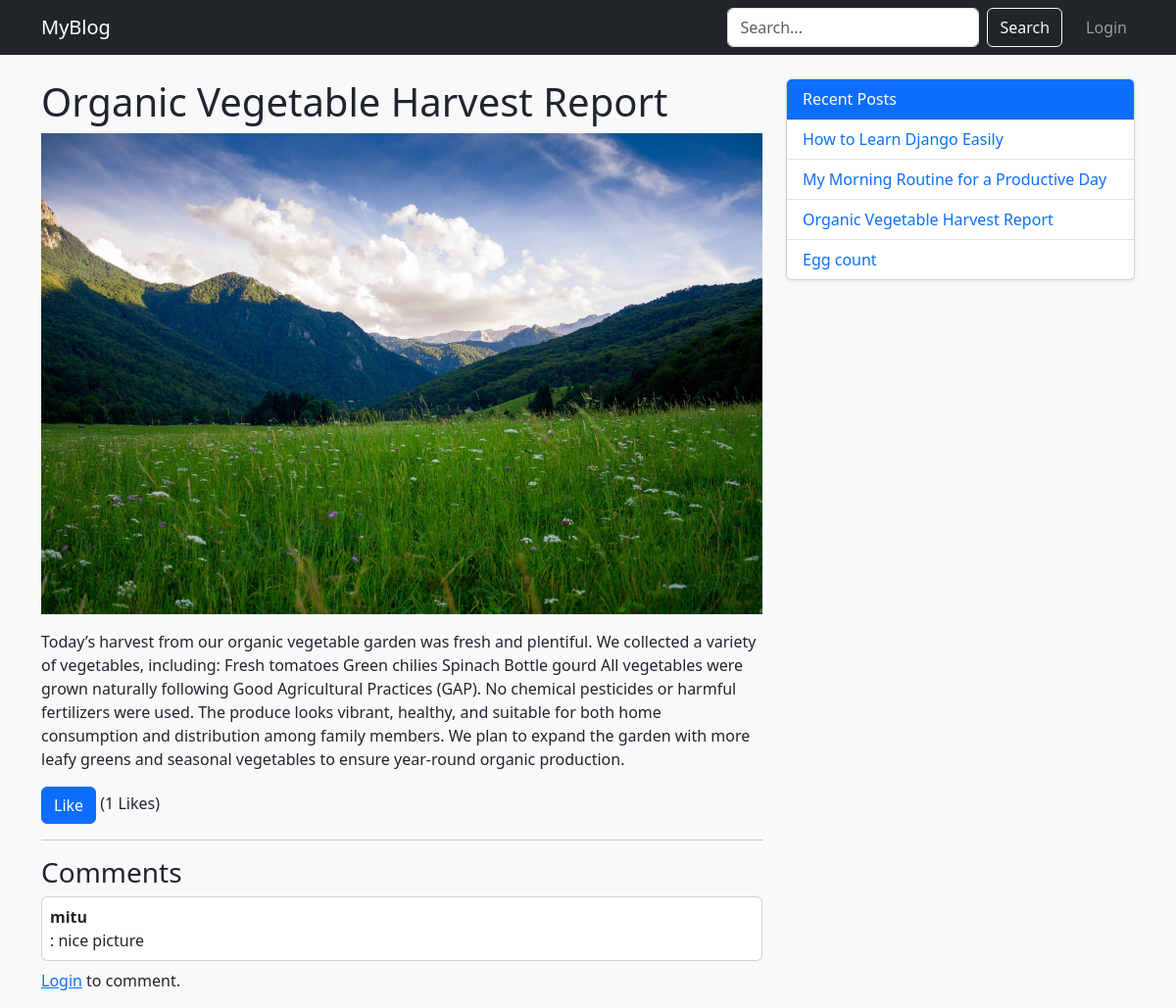
The page /post/organic-vegetable-harvest-report/ on the database its author committed.
### blog/models.py (models this page shows, shortened)
class Post(models.Model):
    STATUS_CHOICES = (
        ('Draft', 'Draft'),
        ('Published', 'Published'),
    )
    title = models.CharField(max_length=200)
    slug = models.SlugField(unique=True, blank=True)
    author = models.ForeignKey(User, on_delete=models.CASCADE)
    content = models.TextField()
    featured_image = models.ImageField(upload_to='blog_images/', blank=True, null=True)
    status = models.CharField(max_length=10, choices=STATUS_CHOICES, default='Draft')
    created_at = models.DateTimeField(auto_now_add=True)
    updated_at = models.DateTimeField(auto_now=True)
    tags = TaggableManager() # 2.3 Tags
    likes = models.ManyToManyField(User, related_name='blog_likes', blank=True) # 2.2 Likes
    def total_likes(self):
        return self.likes.count()

class Comment(models.Model): # 2.1 Comment System
    post = models.ForeignKey(Post, related_name='comments', on_delete=models.CASCADE)
    user = models.ForeignKey(User, on_delete=models.CASCADE)
    body = models.TextField()
    created_at = models.DateTimeField(auto_now_add=True)

### blog/views.py (the view)
# urls.py: path('post/<slug:slug>/', views.post_detail, name='post_detail'),
def post_detail(request, slug):
    post = get_object_or_404(Post, slug=slug)
    comments = post.comments.all().order_by('-created_at')
    is_liked = False
    if request.user.is_authenticated:
        is_liked = post.likes.filter(id=request.user.id).exists()
    if request.method == 'POST':
        if not request.user.is_authenticated:
            return redirect('login')
        comment_form = CommentForm(request.POST)
        if comment_form.is_valid():
            comment = comment_form.save(commit=False)
            comment.post = post
            comment.user = request.user
            comment.save()
            return redirect('post_detail', slug=slug)
    else:
        comment_form = CommentForm()
    return render(request, 'blog/post_detail.html', {
        'post': post,
        'comments': comments,
        'comment_form': comment_form,
        'is_liked': is_liked,
    })

### blog/forms.py
class CommentForm(forms.ModelForm):
    class Meta:
        model = Comment
        fields = ['body']
        widgets = {
            'body': forms.Textarea(attrs={'class': 'form-control', 'rows': 3, 'placeholder': 'Write a comment...'}),
        }

### blog/templatetags/blog_extras.py (called while the page is built)
@register.simple_tag
def get_recent_posts(count=5):
    return Post.objects.filter(status='Published').order_by('-created_at')[:count]

### blog/templates/blog/post_detail.html (shortened to what this page needs)
{% extends 'blog/base.html' %}
{% block content %}
    <article>
        <h1>{{ post.title }}</h1>
        {% if post.featured_image %}
            <img src="{{ post.featured_image.url }}" class="img-fluid mb-3">
        {% endif %}
        <p>{{ post.content }}</p>
        <div class="mb-3">
            <form action="{% url 'like_post' post.slug %}" method="POST">
                <button type="submit" class="btn {% if is_liked %}btn-danger{% else %}btn-primary{% endif %}">
                    {% if is_liked %}Unlike{% else %}Like{% endif %}
                </button>
                ({{ post.total_likes }} Likes)
            </form>
        </div>
    </article>
    <hr>
    <h3>Comments</h3>
    {% for comment in comments %}
        <div class="card mb-2 p-2">
            <strong>{{ comment.user }}</strong>: {{ comment.body }}
        </div>
    {% endfor %}
    {% if user.is_authenticated %}
        <form method="POST" class="mt-3">
            {% csrf_token %}
            {{ comment_form.as_p }}
            <button class="btn btn-success">Submit Comment</button>
        </form>
    {% else %}
        <p><a href="{% url 'login' %}">Login</a> to comment.</p>
    {% endif %}
{% endblock %}

### blog/templates/blog/base.html (shortened to what this page needs)
{% load static %}
{% load blog_extras %}
<!DOCTYPE html>
<html lang="en">
<head>
    <link href="https://cdn.jsdelivr.net/npm/bootstrap@5.3.0/dist/css/bootstrap.min.css" rel="stylesheet">
</head>
<body class="bg-light">
    <nav class="navbar navbar-expand-lg navbar-dark bg-dark mb-4">
        <div class="container">
            <a class="navbar-brand" href="{% url 'home' %}">MyBlog</a>
            <div class="navbar-nav ms-auto">
                <form class="d-flex me-3" method="GET" action="{% url 'home' %}">
                    <input class="form-control me-2" type="search" name="q" placeholder="Search..." value="{{ request.GET.q }}">
                    <button class="btn btn-outline-light" type="submit">Search</button>
                </form>
                {% if user.is_authenticated %}
                    <a class="nav-link" href="{% url 'dashboard' %}">Dashboard</a>
                    <form action="{% url 'logout' %}" method="POST" class="d-inline">
                        {% csrf_token %}
                        <button class="btn nav-link">Logout</button>
                    </form>
                {% else %}
                    <a class="nav-link" href="{% url 'login' %}">Login</a>
                {% endif %}
            </div>
        </div>
    </nav>
    <div class="container">
        <div class="row">
            <div class="col-md-8">
                {% block content %}{% endblock %}
            </div>
            <div class="col-md-4">
                <div class="card shadow-sm">
                    <div class="card-header bg-primary text-white">Recent Posts</div>
                    <ul class="list-group list-group-flush">
                        {% get_recent_posts 5 as recent_posts %}
                        {% for post in recent_posts %}
                            <li class="list-group-item">
                                <a href="{% url 'post_detail' post.slug %}" class="text-decoration-none">{{ post.title }}</a>
                            </li>
                        {% empty %}
                            <li class="list-group-item">No posts yet.</li>
                        {% endfor %}
                    </ul>
                </div>
            </div>
        </div>
    </div>
</body>
</html>

### rows shown on the page
Post: title "Organic Vegetable Harvest Report", featured_image (picture), content "Today’s harvest from our organic vegetable garden was fresh and plentiful. We collected a variety of vegetables, including: Fresh tomatoes Green chilies Spinach Bottle gourd All vegetables were grown naturally following Good Agricultural Practices (GAP). No chemical pesticides or harmful fertilizers were used. The produce looks vibrant, healthy, and suitable for both home consumption and distribution among family members. We plan to expand the garden with more leafy greens and seasonal vegetables to ensure year-round organic production.", total_likes "1"
Comment: user "mitu", body "nice picture"
Post: title "How to Learn Django Easily"
Post: title "My Morning Routine for a Productive Day"
Post: title "Egg count"
